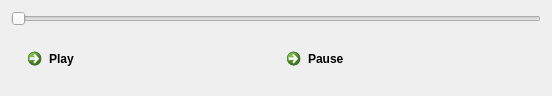
<?xml version="1.0" encoding="UTF-8"?>
<ui version="4.0">
 <class>VideoControlPanel</class>
 <widget class="QWidget" name="VideoControlPanel">
  <property name="geometry">
   <rect>
    <x>0</x>
    <y>0</y>
    <width>552</width>
    <height>96</height>
   </rect>
  </property>
  <property name="sizePolicy">
   <sizepolicy hsizetype="Preferred" vsizetype="Fixed">
    <horstretch>0</horstretch>
    <verstretch>0</verstretch>
   </sizepolicy>
  </property>
  <property name="windowTitle">
   <string>Form</string>
  </property>
  <layout class="QVBoxLayout" name="verticalLayout">
   <item>
    <widget class="QSlider" name="seeker">
     <property name="orientation">
      <enum>Qt::Horizontal</enum>
     </property>
    </widget>
   </item>
   <item>
    <widget class="QWidget" name="widget" native="true">
     <layout class="QHBoxLayout" name="horizontalLayout">
      <item>
       <widget class="QCommandLinkButton" name="playButton">
        <property name="text">
         <string>Play</string>
        </property>
       </widget>
      </item>
      <item>
       <widget class="QCommandLinkButton" name="pauseButton">
        <property name="text">
         <string>Pause</string>
        </property>
       </widget>
      </item>
     </layout>
    </widget>
   </item>
  </layout>
 </widget>
 <resources/>
 <connections/>
</ui>
